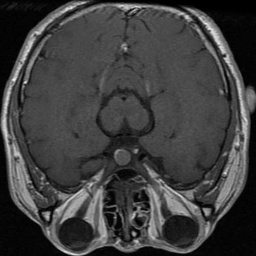
#> input picture data/Brain MRI Images/Train/Tumor/Tumor (101).jpg, 256 x 256 px; its folder holds only this picture in this run
$ python run_detector.py
#> lines starting #> are read from the running program, lines starting #| are printed output that depends on the picture; after the words box and inside, x2 and y2 are one past the last pixel; in counts of white or black regions, pixels touching at a corner belong together
### tumor detection/src/detector.py
import cv2
import numpy as np
import os

class TumorDetector:

    def detect(self, image_path):
        # Load the original image
        image = cv2.imread(image_path)
#> image is the input picture: shape (256, 256, 3); min 0, max 247, mean 62.6
        if image is None:
            print(f"Error: Could not load {image_path}")
            return None

        # Convert to grayscale
        gray = cv2.cvtColor(image, cv2.COLOR_BGR2GRAY)

        # Apply CLAHE first (same as our enhancement pipeline)
        clahe = cv2.createCLAHE(clipLimit=2.0, tileGridSize=(8,8))
        enhanced = clahe.apply(gray)
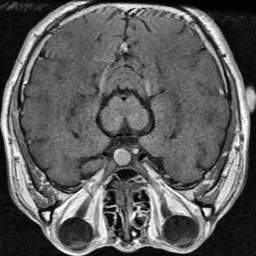
#> enhanced: shape (256, 256); min 1, max 255, mean 91.8

        # Apply Gaussian blur to remove noise
        blurred = cv2.GaussianBlur(enhanced, (5, 5), 0)
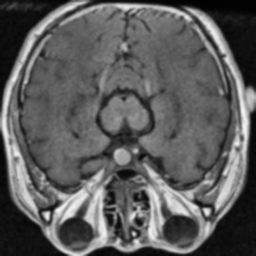
#> blurred: shape (256, 256); min 2, max 244, mean 91.9

        # Thresholding — separates bright tumor region from dark background
        # Anything brighter than threshold becomes white, rest becomes black
        _, thresh = cv2.threshold(blurred, 0, 255, cv2.THRESH_BINARY + cv2.THRESH_OTSU)
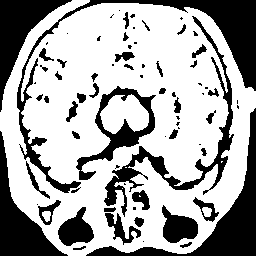
#> thresh: shape (256, 256); 65.7% white; 75 black regions (31 under 20 px)

        # Find contours — outlines of white regions
        contours, _ = cv2.findContours(thresh, cv2.RETR_EXTERNAL, cv2.CHAIN_APPROX_SIMPLE)
#> contours = 1 contour; box (x1, y1, x2, y2) and area: (0, 0, 256, 256) 51178

        # Filter contours — ignore very small ones (noise)
        # Only keep contours with area > 500 pixels
        # Get image area
        image_area = image.shape[0] * image.shape[1]
#> image_area = 65536
# Keep contours that are between 1% and 30% of image size — tumor sized regions
        significant = [c for c in contours if image_area * 0.01 < cv2.contourArea(c) < image_area * 0.30]
#> significant = []

        return image, thresh, significant

### tumor detection/src/visualizer.py
import cv2
import numpy as np
import os

class Visualizer:

    def draw_detections(self, image, contours, save_path):
        # Make a copy so we don't modify the original
        output = image.copy()

        if len(contours) == 0:
            print("No tumor regions detected.")
        else:
            # Draw each contour in RED on the image
            cv2.drawContours(output, contours, -1, (0, 0, 255), 2)

            # Draw a bounding box around the LARGEST contour
            largest = max(contours, key=cv2.contourArea)
            x, y, w, h = cv2.boundingRect(largest)
            cv2.rectangle(output, (x, y), (x+w, y+h), (0, 255, 0), 2)

            # Add text label
            cv2.putText(output, "Tumor Region", (x, y-10),
                       cv2.FONT_HERSHEY_SIMPLEX, 0.6, (0, 255, 0), 2)

        # Save the result
        cv2.imwrite(save_path, output)
        return output

### tumor detection/src/run_detector.py
import cv2
import os
from detector import TumorDetector
from visualizer import Visualizer

data_folders = {
    "Train_Tumor"     : r"../../data/Brain MRI Images/Train/Tumor",
    "Validation_Tumor": r"../../data/Brain MRI Images/Validation/Tumor"
}

detector   = TumorDetector()
visualizer = Visualizer()

for folder_name, folder_path in data_folders.items():
    print(f"\n--- Processing {folder_name} ---")

    save_dir = f"../../output/{folder_name}_detected"
    os.makedirs(save_dir, exist_ok=True)
    print(f"Saving to: {save_dir}")

    images = [f for f in os.listdir(folder_path)
              if f.endswith(('.jpg', '.jpeg', '.png'))]

    print(f"Images found: {len(images)}")

    for image_file in images:
        image_path = os.path.join(folder_path, image_file)

        result = detector.detect(image_path)
        if result is None:
            print(f"Skipped: {image_file}")
            continue

        image, thresh, contours = result
#> contours = []

        filename = os.path.splitext(image_file)[0]
        save_path = f"{save_dir}/{filename}_detected.png"
        visualizer.draw_detections(image, contours, save_path)

        print(f"Detected: {image_file} — {len(contours)} regions found")
#| Detected: Tumor (101).jpg — 0 regions found

print("\nDone! Check output/ folder for results.")
